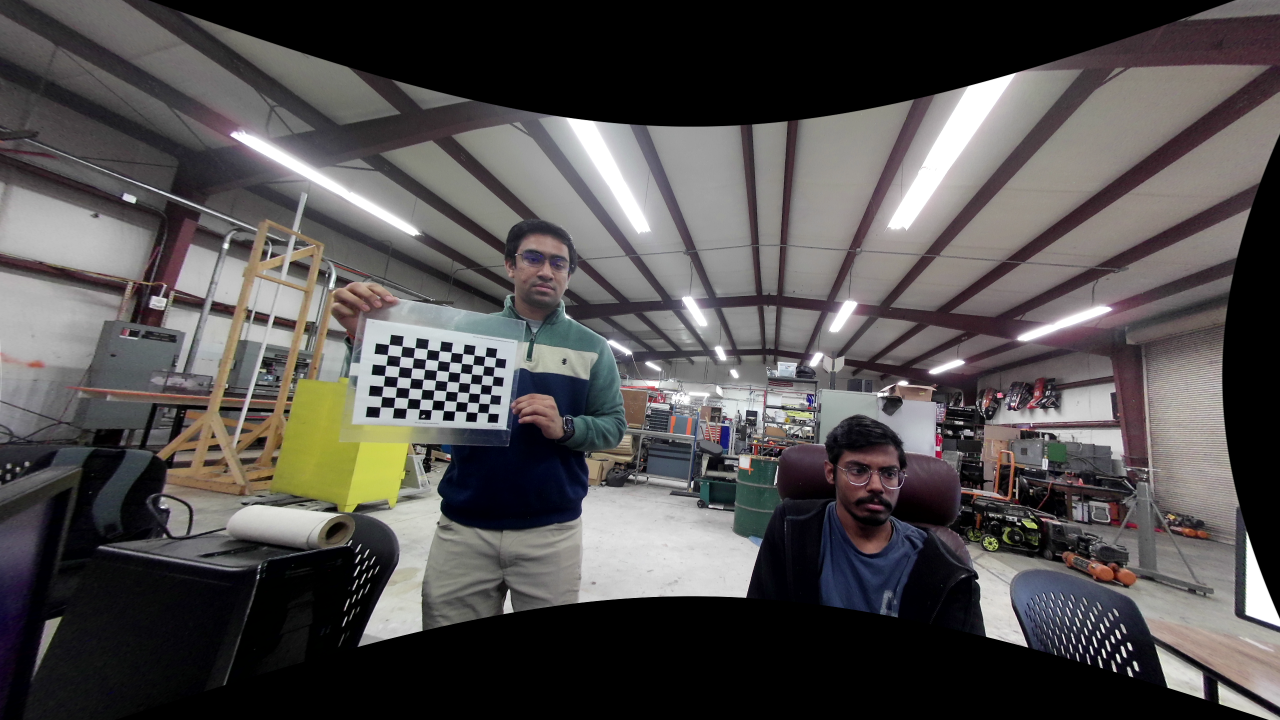
#> input picture Camera_Calibrate_runcam/fisheye_undistorted_2k_img5.png, 2560 x 1440 px, given in place of the camera (shown at 1/2 size)
$ python save_video2.py   (older library calls are emulated)
#> lines starting #> are read from the running program, lines starting #| are printed output that depends on the picture; after the words box and inside, x2 and y2 are one past the last pixel; in counts of white or black regions, pixels touching at a corner belong together
import cv2
import datetime
import numpy as np
import time
import pickle

# camera_matrix = np.array([[625.439, 0, 648.599],
#                           [0, 609.2032, 379.707],
#                           [0, 0, 1]], dtype=np.float32)
# dist_coeffs = np.array([0.399, -1.466, 1.906, -0.84690], dtype=np.float32)


file_path = "/home/kloya/catkin_fishcam_ws/src/fish_pc/scripts/Camera_Calibrate_runcam/fisheye_calibration_1080p_25.pkl"
with open(file_path, "rb") as file:  # "rb" means read in binary mode
#> (reads Camera_Calibrate_runcam/fisheye_calibration_1080p_25.pkl from the repository)
    data = pickle.load(file)
camera_matrix, distortion_coeffs = data

# Print the variables to verify
print("Camera Matrix:\n", camera_matrix)
print("Distortion Coefficients:\n", distortion_coeffs)

# Load the video
# h, w = 1440, 2560
h, w = 1080, 1920
# [9 lines of commented-out code are left out]
cap = cv2.VideoCapture(4)
cap.set(cv2.CAP_PROP_FRAME_WIDTH, w)
cap.set(cv2.CAP_PROP_FRAME_HEIGHT, h)
cap.set(cv2.CAP_PROP_FPS,30)
fps = cap.get(cv2.CAP_PROP_FPS)
current_datetime = datetime.datetime.now()
timestamped_filename_video = f"Test1_11080p_dist{current_datetime.strftime('%Y%m%d_%H%M')}.mp4"
# Define the codec and create VideoWriter object
fourcc = cv2.VideoWriter_fourcc(*'mp4v')
out = cv2.VideoWriter('/home/kloya/' + timestamped_filename_video, fourcc, fps, (w, h))
while(cap.isOpened()):
    ts = time.time()
    ret, frame = cap.read()
#> frame is the input picture: shape (1440, 2560, 3); mean B, G, R 78.6, 78.9, 82
    if ret:
        # Get the current timestamp

        timestamp = datetime.datetime.now().strftime('%Y-%m-%d %H:%M:%S')
        # [6 lines of commented-out code are left out]
        hsv = cv2.cvtColor(frame, cv2.COLOR_BGR2HSV)
#> hsv: shape (1440, 2560, 3); mean H, S, V 61.4, 36.3, 84.4
        # Make the specified region black based on the ROI
        # hsv[:110, :] = 0  # Top boundary
        # hsv[-110:, :] = 0  # Bottom boundary
        # hsv[:, :110] = 0  # Left boundary
        # hsv[:, -100:] = 0  # Right boundary

            #   Create mask for orange color
        hl = 3#cv2.getTrackbarPos('h_Low', 'Trackbars')
        hu = 45#cv2.getTrackbarPos('h_Hi', 'Trackbars')
        sl = 140#cv2.getTrackbarPos('satLow', 'Trackbars')
        su = 255#cv2.getTrackbarPos('satHigh', 'Trackbars')
        vl = 150#cv2.getTrackbarPos('valLow', 'Trackbars')
        vu = 245#cv2.getTrackbarPos('valHigh', 'Trackbars')

        lower_orange = (hl,sl,vl)   # Adjust these values based on the orange color in your environment
        upper_orange = (hu,su,vu)
        mask1 = cv2.inRange(hsv, lower_orange, upper_orange)
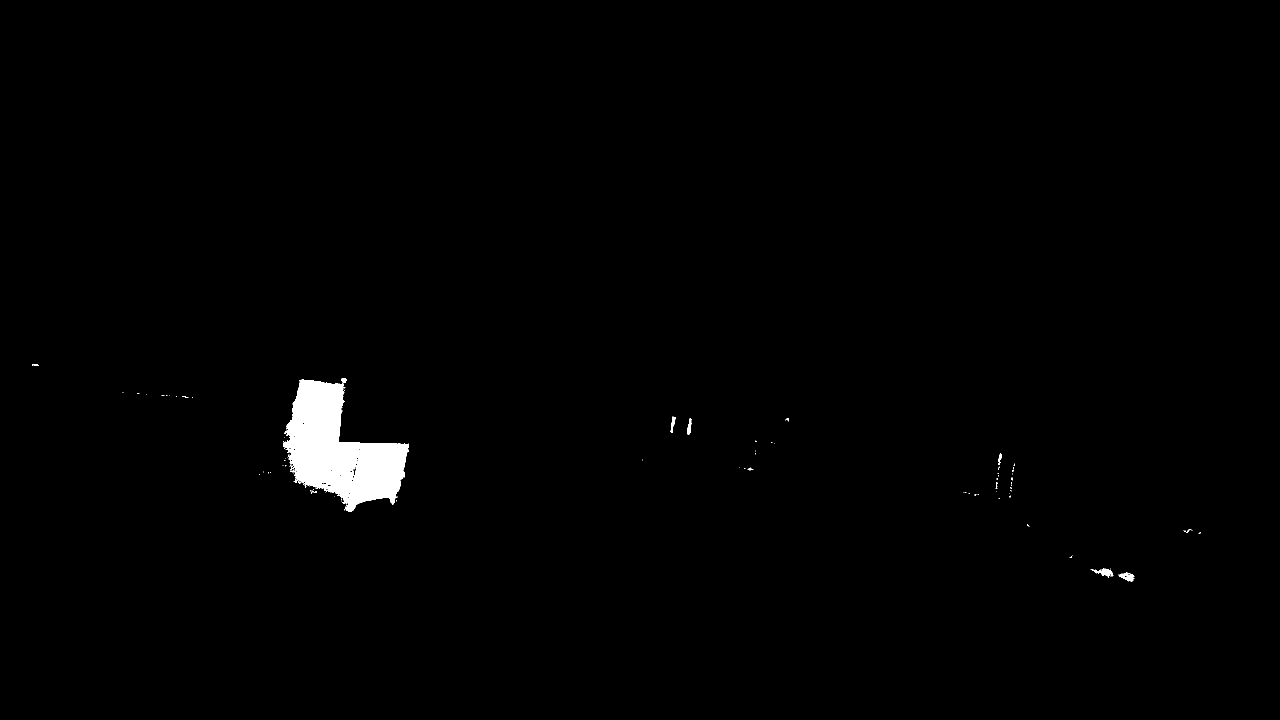
#> mask1: shape (1440, 2560) (shown at 1/2 size); 1% white; 93 white regions (80 under 20 px), largest, box (x1, y1, x2, y2) and area: (566, 759, 818, 1023) 35125, (2183, 1137, 2227, 1156) 345, (2237, 1145, 2269, 1163) 302
        mask2 = cv2.morphologyEx(mask1, cv2.MORPH_CLOSE, np.ones((5, 5), np.uint8))
#> mask2: shape (1440, 2560); 1% white; 52 white regions (39 under 20 px)
        mask2 = cv2.GaussianBlur(mask2, (5, 5), 0)
        # # cv2.imshow("mask", mask2)

        # # Find contours and sort them along areas
        contours, _ = cv2.findContours(mask2, cv2.RETR_EXTERNAL, cv2.CHAIN_APPROX_SIMPLE)
#> contours = 37 contours, 3 with area under 20; largest, box (x1, y1, x2, y2) and area: (564, 755, 820, 1025) 38388, (2179, 1135, 2229, 1158) 652, (2235, 1143, 2271, 1165) 522, (1372, 835, 1385, 871) 316, (1339, 831, 1353, 867) 296
        contour_areas = [(cv2.contourArea(c), c) for c in contours]
#> contour_areas = 37 items
        contour_areas.sort(key=lambda x: x[0], reverse=True)
        largest_contours = [c for area, c in contour_areas[:4]] # top 4 contours by area
#> largest_contours = 4 contours; box (x1, y1, x2, y2) and area: (564, 755, 820, 1025) 38388, (2179, 1135, 2229, 1158) 652, (2235, 1143, 2271, 1165) 522, (1372, 835, 1385, 871) 316

        cv2.drawContours(frame, largest_contours, -1, (0,90,200), 1) # Draw the contour and center
#> frame: shape (1440, 2560, 3); 0.04% of pixels changed, all inside (x1, y1, x2, y2) = (564, 755, 2271, 1165)

        # Put the timestamp on the frame
        cv2.putText(frame, timestamp, (10, 50), cv2.FONT_HERSHEY_SIMPLEX, 1, (255, 255, 255), 2, cv2.LINE_AA)
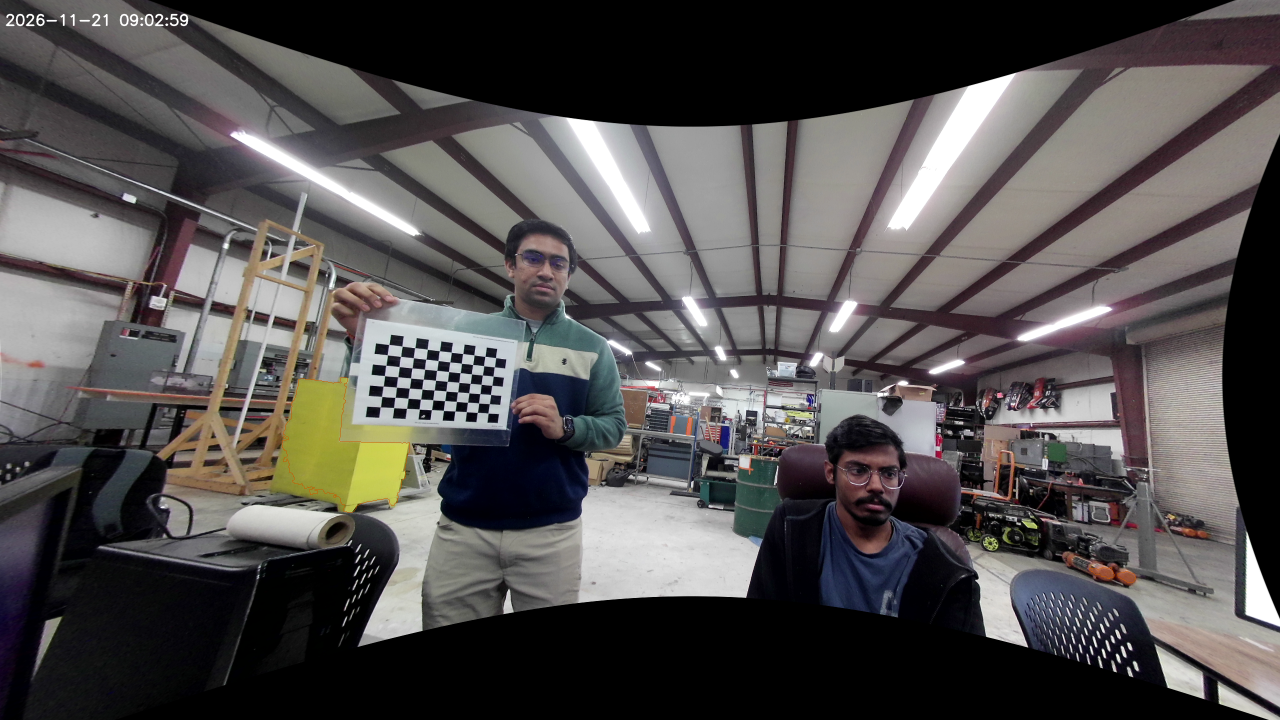
#> frame: shape (1440, 2560, 3) (shown at 1/2 size); mean B, G, R 78.7, 79.1, 82.1

        # Write the frame
        out.write(frame)

        # Display the frame
        cv2.imshow('frame', frame)
        # dt = ts - time.time()
        # print(1/dt)
        # Break the loop on 'q' key press
        if cv2.waitKey(1) & 0xFF == ord('q'):
#> (key q is pressed here)
            break
    else:
        break

# Release everything if job is finished
cap.release()
out.release()
cv2.destroyAllWindows()
